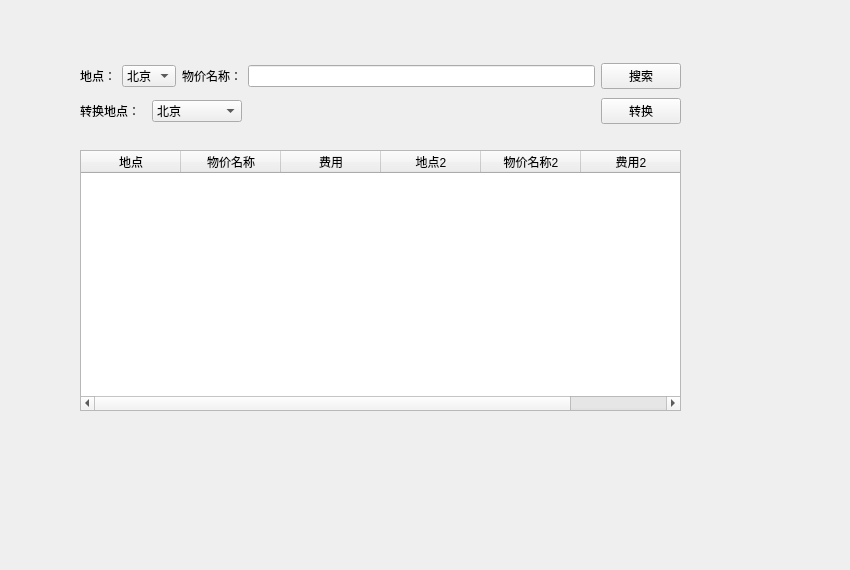
<?xml version="1.0" encoding="UTF-8"?>
<ui version="4.0">
 <class>Form</class>
 <widget class="QWidget" name="Form">
  <property name="geometry">
   <rect>
    <x>0</x>
    <y>0</y>
    <width>850</width>
    <height>570</height>
   </rect>
  </property>
  <property name="windowTitle">
   <string>Form</string>
  </property>
  <widget class="QTableWidget" name="tableWidget">
   <property name="geometry">
    <rect>
     <x>80</x>
     <y>150</y>
     <width>601</width>
     <height>261</height>
    </rect>
   </property>
   <column>
    <property name="text">
     <string>地点</string>
    </property>
   </column>
   <column>
    <property name="text">
     <string>物价名称</string>
    </property>
   </column>
   <column>
    <property name="text">
     <string>费用</string>
    </property>
   </column>
   <column>
    <property name="text">
     <string>地点2</string>
    </property>
   </column>
   <column>
    <property name="text">
     <string>物价名称2</string>
    </property>
   </column>
   <column>
    <property name="text">
     <string>费用2</string>
    </property>
   </column>
  </widget>
  <widget class="QWidget" name="">
   <property name="geometry">
    <rect>
     <x>80</x>
     <y>60</y>
     <width>601</width>
     <height>67</height>
    </rect>
   </property>
   <layout class="QGridLayout" name="gridLayout">
    <item row="0" column="0">
     <widget class="QLabel" name="label">
      <property name="text">
       <string>地点：</string>
      </property>
     </widget>
    </item>
    <item row="0" column="1" colspan="2">
     <widget class="QComboBox" name="comboBox">
      <item>
       <property name="text">
        <string>北京</string>
       </property>
      </item>
      <item>
       <property name="text">
        <string>上海</string>
       </property>
      </item>
     </widget>
    </item>
    <item row="0" column="3">
     <widget class="QLabel" name="label_2">
      <property name="text">
       <string>物价名称：</string>
      </property>
     </widget>
    </item>
    <item row="0" column="4">
     <widget class="QLineEdit" name="lineEdit"/>
    </item>
    <item row="0" column="5">
     <widget class="QPushButton" name="pushButton">
      <property name="text">
       <string>搜索</string>
      </property>
     </widget>
    </item>
    <item row="1" column="0" colspan="2">
     <widget class="QLabel" name="label_3">
      <property name="text">
       <string>转换地点：</string>
      </property>
     </widget>
    </item>
    <item row="1" column="2" colspan="2">
     <widget class="QComboBox" name="comboBox_2">
      <item>
       <property name="text">
        <string>北京</string>
       </property>
      </item>
      <item>
       <property name="text">
        <string>上海</string>
       </property>
      </item>
     </widget>
    </item>
    <item row="1" column="5">
     <widget class="QPushButton" name="pushButton_2">
      <property name="text">
       <string>转换</string>
      </property>
     </widget>
    </item>
   </layout>
  </widget>
 </widget>
 <resources/>
 <connections/>
</ui>
